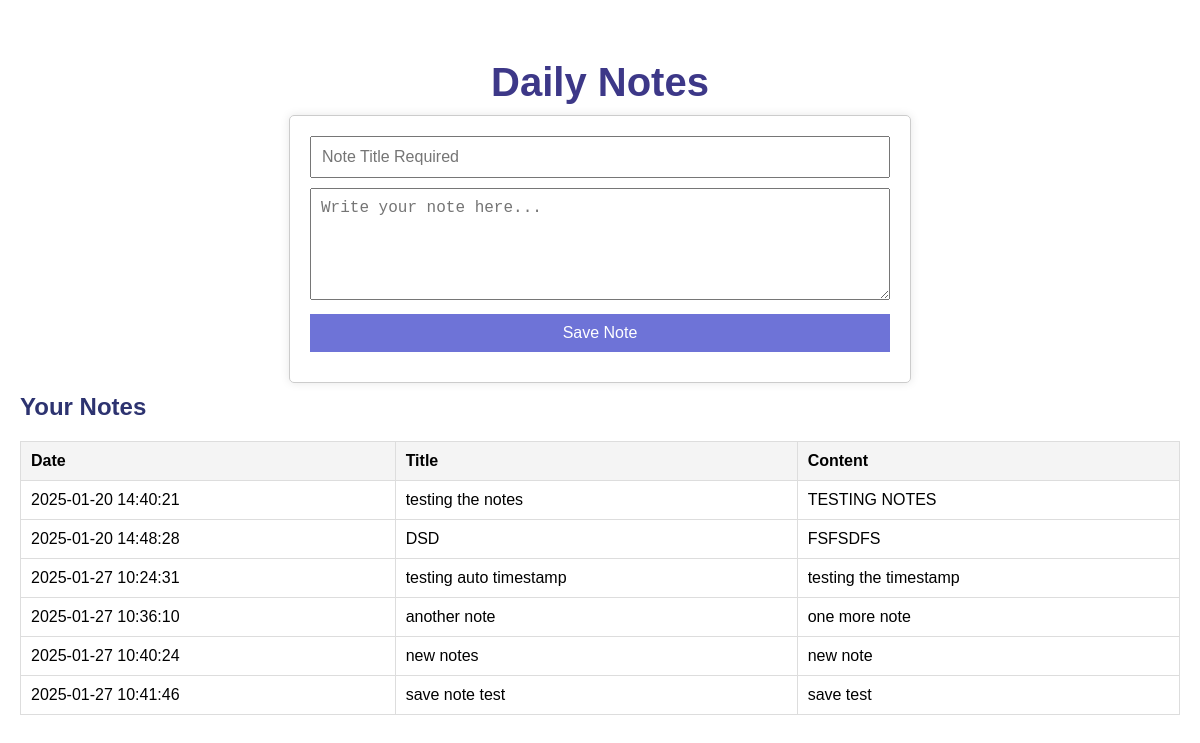
The page /Notes.php on the database its author committed.
### tables this page shows
CREATE TABLE `notes` (
  `title` varchar(120) NOT NULL,
  `content` varchar(1000) NOT NULL,
  `timestamp` timestamp NOT NULL DEFAULT current_timestamp(),
  `noteID` int(11) NOT NULL
);

### loadNotes.php (the view, shortened to what this page needs)
<?php
$servername = "localhost";
$username = "shona";
$password = "1234";
$dbname = "loginweb";
$conn = new mysqli($servername, $username, $password, $dbname);
$sql = "SELECT timestamp, title, content FROM notes";
$result = $conn->query($sql);
if ($result->num_rows > 0) {
    while ($row = $result->fetch_assoc()) {
        echo "<tr><td>" . $row["timestamp"] . "</td><td>" . $row["title"] . "</td><td>" . $row["content"] . "</td></tr>";
    }
} else {
    echo "<tr><td colspan='3'>No notes found</td></tr>";
}
?>

### Notes.php (shortened to what this page needs)
<!DOCTYPE html>
<html lang="en">
<head>
    <link rel="stylesheet" href="tabStyle.css">
</head>
<body>
<h1>Daily Notes</h1>
<form method="POST" action="saveNote.php">
    <input type="text" name="title" placeholder="Note Title Required" required>
    <textarea name="content" placeholder="Write your note here..." rows="5" required></textarea>
    <button type="submit">Save Note</button>
</form>
<div class="output-box">
    <h2>Your Notes</h2>
    <table>
        <thead>
        <tr>
            <th>Date</th>
            <th>Title</th>
            <th>Content</th>
        </tr>
        </thead>
        <tbody>
        <?php include 'loadNotes.php'; ?>
        </tbody>
    </table>
</div>
</body>
</html>
</body>
</html>

### tabStyle.css (style rules this page uses)
body { font-family: Arial, sans-serif; margin: 60px 20px 20px; }
h1 { font-size: 2.5rem; color: #3d3888; margin-bottom: 10px; text-align: center; }
h2 { font-size: 1.5rem; color: #2d3370; margin-top: 10px; }
form { padding: 20px; width: 50%; margin: 0 auto; border: 1px solid #ccc; border-radius: 5px; box-shadow: 0 0 10px rgba(0, 0, 0, 0.1); }
input, textarea, button { width: 100%; margin-bottom: 10px; padding: 10px; font-size: 16px; box-sizing: border-box; }
button { border: none; background-color: #6e73d7; color: white; cursor: pointer; }
table { width: 100%; border-collapse: collapse; margin-top: 20px; }
table, th, td { border: 1px solid #ddd; }
th, td { padding: 10px; text-align: left; }
th { background-color: #f4f4f4; }

### rows shown on the page
notes: timestamp "2025-01-20 14:40:21", title "testing the notes", content "TESTING NOTES"
notes: timestamp "2025-01-20 14:48:28", title "DSD", content "FSFSDFS"
notes: timestamp "2025-01-27 10:24:31", title "testing auto timestamp", content "testing the timestamp"
notes: timestamp "2025-01-27 10:36:10", title "another note", content "one more note"
notes: timestamp "2025-01-27 10:40:24", title "new notes", content "new note"
notes: timestamp "2025-01-27 10:41:46", title "save note test", content "save test"
